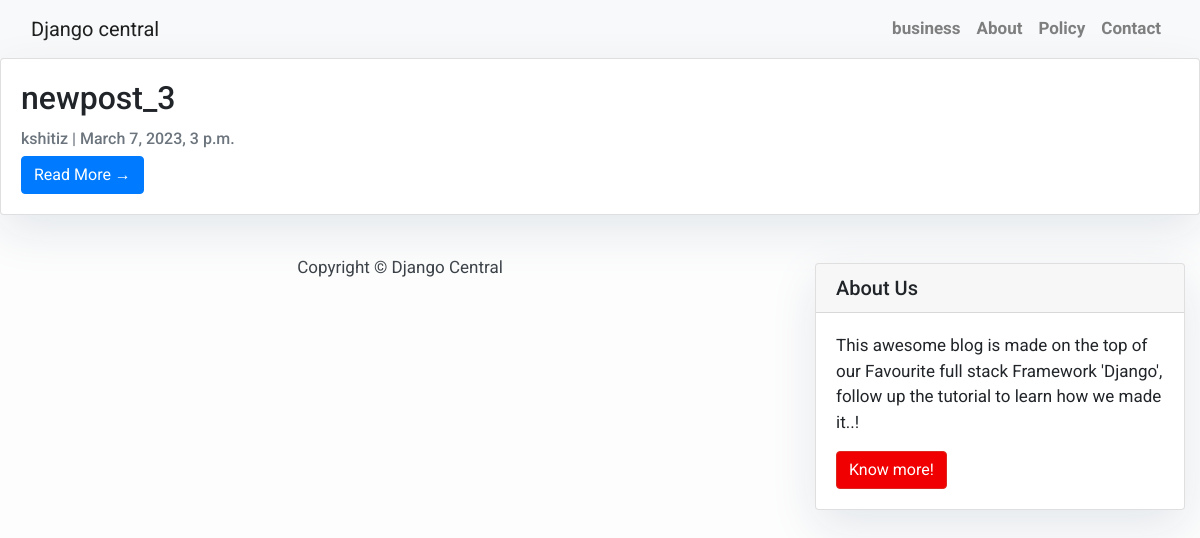
The app's page /category/business with its own data.
### post/models.py (models this page shows, shortened)
class Category(models.Model):
    name=models.CharField(max_length=200)
    slug=models.SlugField()
    def __str__(self):
        return self.name

class Post(models.Model):
    title=models.CharField(max_length=200,unique=True)
    image=models.ImageField(upload_to= 'uploads')
    author=models.ForeignKey(User,on_delete=models.CASCADE,related_name="blog_post")
    content=models.TextField()
    updated=models.DateTimeField(auto_now=True)
    created=models.DateTimeField(auto_now_add=True)
    status= models.IntegerField(choices=STATUS,default=0)
    category=models.ForeignKey('Category',blank=True,null=True,on_delete=models.CASCADE)
    class meta:
        ordering=['-created']

### post/views.py (the view)
# urls.py: path('category/<slug:cat_name>', views.categoryview, name='post_category'),
def categoryview(request,cat_name):
    category = get_object_or_404(Category, slug=cat_name)
    cat_post = Post.objects.filter(category=category)
    cat_title= Category.objects.all()
    return render(request,'post/category.html',{'category':category,'cat_post':cat_post,'cat_title':cat_title})

### templates/post/category.html
{% extends './base.html' %}
{% block content %}
{% for post in cat_post %}
<div class="card mb-4">
    <div class="card-body">
        <h2 class="card-title">{{ post.title }}</h2>
        <p class="card-text text-muted h6">{{ post.author }} | {{ post.created}} </p>
        <a href="{% url 'post_detail' post.id  %}" class="btn btn-primary">Read More &rarr;</a>
    </div>
</div>
{% endfor %}
{% block sidebar %} {% include './sidebar.html' %} {% endblock sidebar %}
{% endblock %}

### templates/post/base.html (shortened to what this page needs)
<!DOCTYPE html>
<html>
    <head>
        <link rel="stylesheet" href="https://maxcdn.bootstrapcdn.com/bootstrap/4.0.0/css/bootstrap.min.css"
 />
    </head>
    <body>
        <nav class="navbar navbar-expand-lg navbar-light bg-light shadow" id="mainNav">
            <div class="container-fluid">
                <a class="navbar-brand" href="{% url 'home' %}">Django central</a>
                <div class="collapse navbar-collapse" id="navbarResponsive">
                    <ul class="navbar-nav ml-auto">
                        {% for cats in cat_title %}
                        <li class="nav-item text-black">
                            <a class="nav-link text-black font-weight-bold" href="{% url 'post_category' cats %}">{{cats}}</a>
                        </li>
                        {% endfor %}
                        <li class="nav-item text-black">
                            <a class="nav-link text-black font-weight-bold" href="#">About</a>
                        </li>
                        <li class="nav-item text-black">
                            <a class="nav-link text-black font-weight-bold" href="#">Policy</a>
                        </li>
                        <li class="nav-item text-black">
                            <a class="nav-link text-black font-weight-bold" href="#">Contact</a>
                        </li>
                    </ul>
                </div>
            </div>
        </nav>
        {% block content %}{% endblock content %}
        <footer class="py-3 bg-grey">
            <p class="m-0 text-dark text-center ">Copyright &copy; Django Central</p>
        </footer>
    </body>
</html>

### templates/post/base.html (style rules this page uses)
body { font-family: "Roboto", sans-serif; font-size: 17px; background-color: #fdfdfd; }
.shadow { box-shadow: 0 4px 2px -2px rgba(0, 0, 0, 0.1); }

### templates/post/sidebar.html (style rules this page uses)
.card { box-shadow: 0 16px 48px #E3E7EB; }

### records on screen
Category: name "business"
Post: title "newpost_3", author "kshitiz", created "March 7, 2023, 3 p.m."
